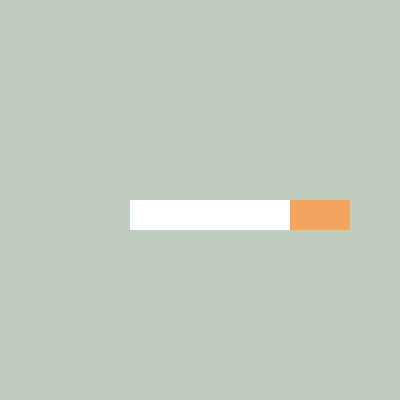
Frame 1 (no input)
Frame 60 (the mouse pressed at the canvas centre just before this capture): identical to frame 1, image omitted
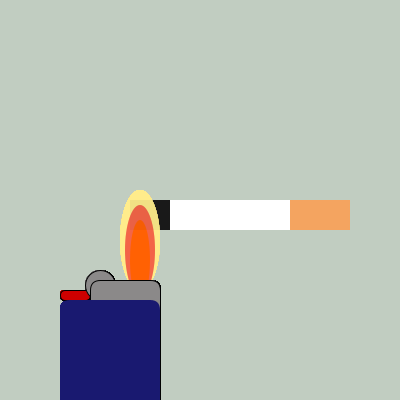
Frame 120 (the mouse held since frame 60 and released just before this capture)

The Processing sketch that drew these frames (run headless with seeded random() and noise(); from frame 60 on, the mouse is pressed at the canvas centre):

// Processing sketch: processing_137562
// ── processing_137562.pde

void setup(){
  size(400,400);
  noStroke();
  smooth();
  background(193,205,193);
  
    fill(255);
  rect(130,200,160,30);
  fill(244,164,96);
  rect(290,200,60,30);
  //cigarette stand alone 
}

void draw(){
  

  if (mousePressed==true){
    
    noStroke();
fill(255,236,139,180);
ellipse(140,240,40,100);
fill(238,44,44,160);
ellipse(140,250,30,90);
fill(255,97,3);
ellipse(140,260,20,80);
    
    stroke(1);
    fill(205,0,0);
    rect(60,290,30,10,20);

    fill(139,137,137);
    ellipse(100,285,30,30);

    fill(139,137,137);
    rect(90,280,70,130,10);

    noStroke();
    fill(25,25,112);
    rect(60,300,100,140,10);
    fill(0,10);
     rect(130,200,40,30);
  }
}
